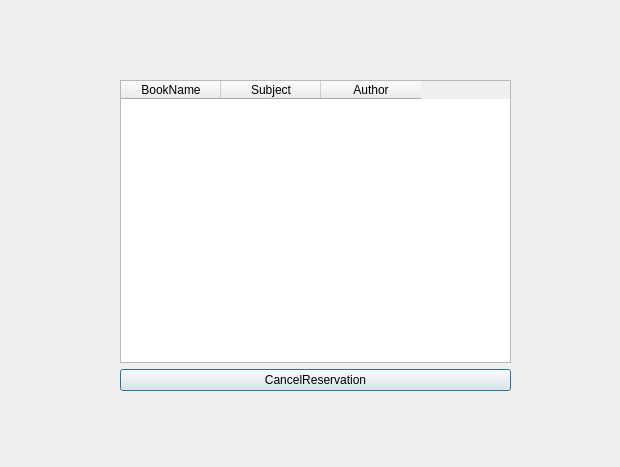
<?xml version="1.0" encoding="UTF-8"?>
<ui version="4.0">
 <class>Window_RemoveReservation</class>
 <widget class="QDialog" name="Window_RemoveReservation">
  <property name="geometry">
   <rect>
    <x>0</x>
    <y>0</y>
    <width>620</width>
    <height>467</height>
   </rect>
  </property>
  <property name="windowTitle">
   <string>Dialog</string>
  </property>
  <widget class="QWidget" name="">
   <property name="geometry">
    <rect>
     <x>120</x>
     <y>80</y>
     <width>391</width>
     <height>311</height>
    </rect>
   </property>
   <layout class="QVBoxLayout" name="verticalLayout">
    <item>
     <widget class="QTableWidget" name="tableWidget_ReservedBooks">
      <column>
       <property name="text">
        <string>BookName</string>
       </property>
      </column>
      <column>
       <property name="text">
        <string>Subject</string>
       </property>
      </column>
      <column>
       <property name="text">
        <string>Author</string>
       </property>
      </column>
     </widget>
    </item>
    <item>
     <widget class="QPushButton" name="pushButton_CancelReservation">
      <property name="text">
       <string>CancelReservation</string>
      </property>
     </widget>
    </item>
   </layout>
  </widget>
 </widget>
 <resources/>
 <connections/>
</ui>
